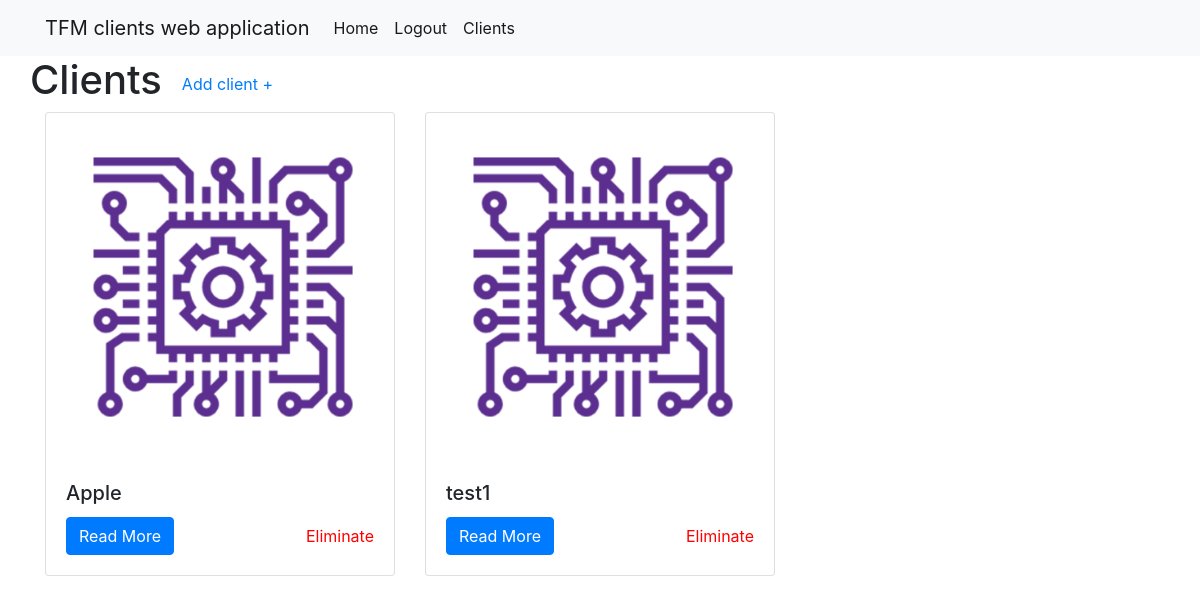
Before: /clients_index/ (signed in) with the older database file.
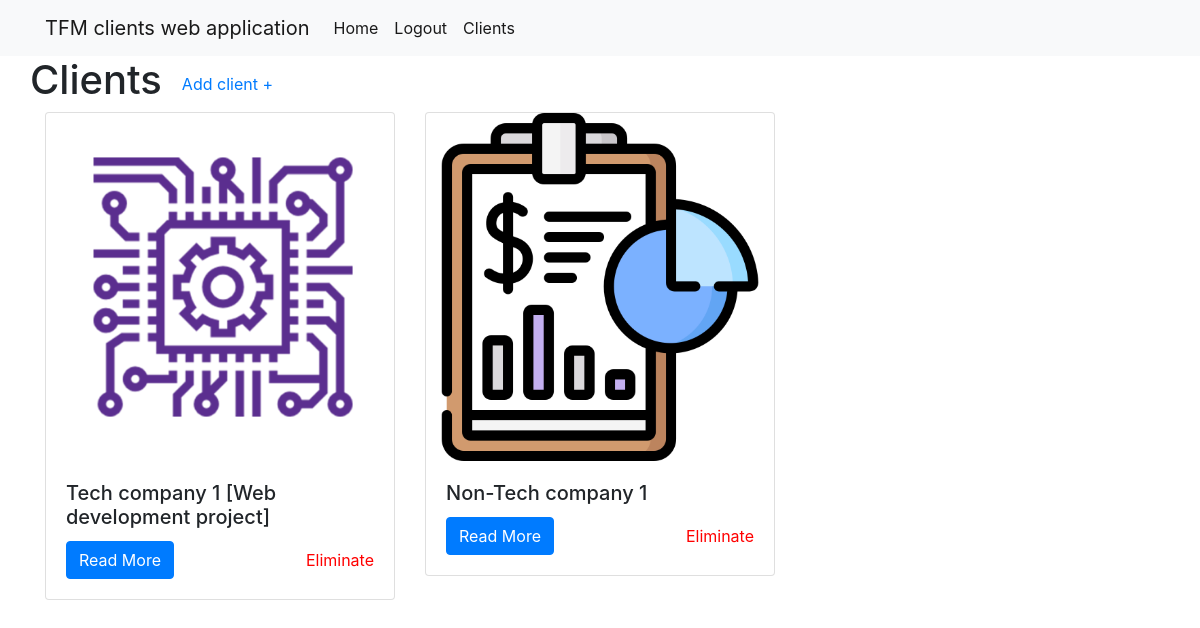
After: the same page with the newer database file.
### client_list/models.py (models this page shows)
class Client(models.Model):
    company = models.CharField(max_length=100)
    description = models.TextField()
    budget = models.IntegerField()
    expiration_date = models.DateField()
    image = models.FilePathField(path="/img")

### client_list/views.py (the view)
# urls.py: path("clients_index/", views.clients_index, name="clients_index"),
@login_required
def clients_index(request):
    clients = Client.objects.all()
    context = {
        'clients': clients
    }
    return render(request, 'clients_index.html', context)

### client_list/templates/clients_index.html
{% extends "base.html" %}
{% load static %}
{% block page_content %}
<div class="row" style="align-items:center">
    <h1 style="margin-right:20px">Clients</h1>
    <a href="{% url 'add_client' %}" style="text-align:center">Add client +</a>
</div>
<div class="row">
{% for client in clients %}
    <div class="col-md-4">
        <div class="card mb-2">
            <img class="card-img-top" src="{% static client.image %}">
            <div class="card-body">
                <h5 class="card-title">{{ client.company }}</h5>
		<div style="align-items:center;display:flex;justify-content:space-between">
                    <a style="margin-right:30px" href="{% url 'client_detail' client.pk %}"
                       class="btn btn-primary">
                        Read More
                    </a>
 		    <a href="{% url 'eliminate_client' client.pk %}" style="text-align:center;color:red">
                        Eliminate
                    </a>
		</div>
            </div>
        </div>
    </div>
    {% endfor %}
</div>
{% endblock %}

### tfm/templates/base.html (shortened to what this page needs)
<link rel="stylesheet" href="https://stackpath.bootstrapcdn.com/bootstrap/4.1.3/css/bootstrap.min.css">
<nav class="navbar navbar-expand-lg navbar-light bg-light">
    <div class="container">
        <a class="navbar-brand" href="{% url 'home' %}">TFM clients web application</a>
        <div class="collapse navbar-collapse" id="navbarSupportedContent">
          <ul class="navbar-nav mr-auto">
            <li class="nav-item active">
              <a class="nav-link"  href="{% url 'home' %}">Home</a>
            </li>
	    {% if user.is_authenticated %}
  	      <li class="nav-item active">
                <a class="nav-link" href="{% url 'logout' %}">Logout</a>
              </li>
              <li class="nav-item active">
	        <a class="nav-link" href="{% url 'clients_index' %}">Clients</a>
	      </li>
	    {% else %}
              <li class="nav-item active">
                <a class="nav-link" href="{% url 'login' %}">Login</a>
              </li>
	    {% endif %}
          </ul>
        </div>
    </div>
</nav>
<div class="container">
    {% block page_content %}{% endblock %}
</div>

Changed rows visible on the page:
removed Client: image (picture), company "Apple"
removed Client: image (picture), company "test1"
added Client: image (picture), company "Tech company 1 [Web development project]"
added Client: image (picture), company "Non-Tech company 1"
